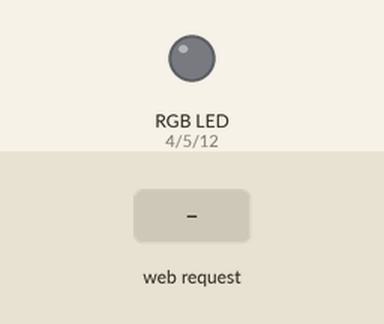
The sketch below on a simulated ESP8266 (NodeMCU). Shown: an RGB LED mixed from three pins (HIGH = lit). Dashed ring = blinking. The test bench sets the inputs (shaded band).

Above: at 1.4 s.
1.5 s: HTTP request GET /?s=120 received
At 1.9 s:
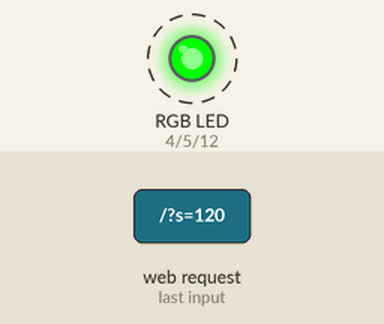
4.5 s: HTTP request GET /?d=1 received
At 4.7 s:
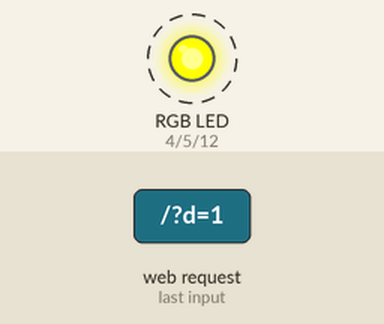
7.5 s: HTTP request GET /?f=120 received
10.5 s: HTTP request GET /?d=0 received
At 11.8 s:
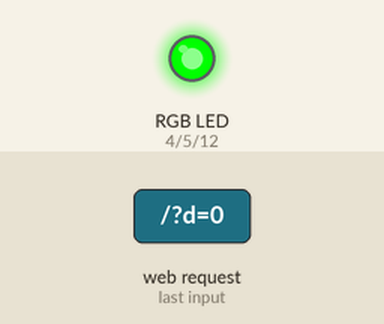
12.1 s: HTTP request GET /?s=120 received
15.1 s: HTTP request GET /?d=120 received
At 16.6 s:
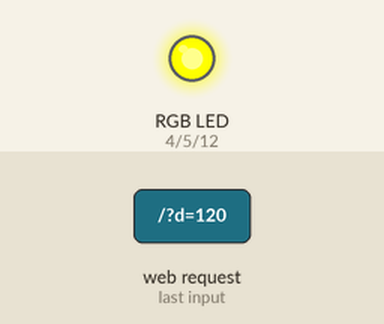
Timing chart, 0 to 17.7 s (numbered marks = the images above; inputs shaded):
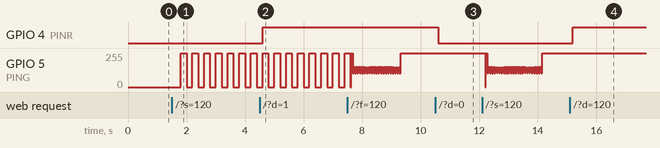

The sketch:

stepmotor.ino
```cpp
#include <ESP8266WiFi.h>
#include <FS.h>
#include <stdio.h>
#include <stdlib.h>
#include <limits.h>
#include <string>
extern "C" {
#include "user_interface.h"
}
#include <Ticker.h>
#include "WebInterface.h"

#define WEB_CHECK_PERIOD 200 //[ms]

//------------------
bool web = false;
Ticker WebTimer;
void DoWeb()
{
  web = true;
}
inline void SetupWeb()
{
  WebTimer.attach_ms(WEB_CHECK_PERIOD, DoWeb);
}
//------------------
bool refresh = false;
Ticker FPSTimer;
void DoFPS()
{
  refresh = true;
}
void SetupFPS()
{
  extern unsigned int Frequency;
  FPSTimer.attach_ms(1000 / Frequency, DoFPS);
}

//------------------

void setup()
{
  ESP.wdtDisable();
  ESP.wdtEnable(WDTO_4S);
  SetupBoard();
  setupWiFi();
  setupWebServer();
  SetupFPS();
  SetupWeb();
}

void loop()
{
  ESP.wdtFeed();

  if (web)
  {
    web = false;
    server.handleClient();
  }

  if (refresh)
  {
    refresh = false;
    HandleStepMotor();
  }
}
```

WebInterface.h
```cpp
#ifndef _WEBINTERFACE_H_
#define _WEBINTERFACE_H_

#include <ESP8266WiFi.h>
#include <WiFiClient.h>
#include <ESP8266WebServer.h>

extern ESP8266WebServer server;

void setupWiFi(void);
void setupWebServer(void);

#endif //_WEBINTERFACE_H_
```

WebInterface.ino
```cpp
#include "WebInterface.h"

const char* ssid = "Motor";

ESP8266WebServer server(80);

#include <FS.h>
#include <ESP8266HTTPUpdateServer.h>
ESP8266HTTPUpdateServer httpUpdater;

String page = "<html><body>" \
              "<p><a href=\"?d=0&f=200&s=200\"><button>FASTEST-LEFT</button></a></p>" \
              "<p><a href=\"?d=1&f=200&s=200\"><button>FASTEST-RIGHT</button></a></p>" \
              "<p><a href=\"?d=0&f=120&s=150\"><button>FASTER-LEFT</button></a></p>" \
              "<p><a href=\"?d=1&f=120&s=150\"><button>FASTER-RIGHT</button></a></p>" \
              "<p><a href=\"?d=0&f=60&s=100\"><button>FAST-LEFT</button></a></p>" \
              "<p><a href=\"?d=1&f=60&s=100\"><button>FAST-RIGHT</button></a></p>" \
              "<p><a href=\"?d=0&f=30&s=80\"><button>SLOW-LEFT</button></a></p>" \
              "<p><a href=\"?d=1&f=30&s=80\"><button>SLOW-RIGHT</button></a></p>" \
              "<p><a href=\"?d=0&f=10&s=50\"><button>SLOWER-LEFT</button></a></p>" \
              "<p><a href=\"?d=1&f=10&s=50\"><button>SLOWER-RIGHT</button></a></p>" \
              "<p><a href=\"?d=0&f=3&s=10\"><button>SLOWEST-LEFT</button></a></p>" \
              "<p><a href=\"?d=1&f=3&s=10\"><button>SLOWEST-RIGHT</button></a></p>" \
              "</body></html>";

void setupWiFi(void)
{
  WiFi.mode(WIFI_AP);
  WiFi.softAP(ssid);
}

void setupWebServer(void)
{
  server.on("/", []()
  {
    String DIR = server.arg("d");
    String FREQ = server.arg("f");
    String STEPS = server.arg("s");

    if(DIR.length() > 0)
    {
      SetDirection(DIR.toInt() > 0 ? 1 : 0);
    }

    if(FREQ.length() > 0)
    {
      SetFrequency(FREQ.toInt());
    }

    if(STEPS.length() > 0)
    {
      SetSteps(STEPS.toInt());
    }

    server.send(200, "text/html", page);
  });

  server.on("/reset", []()
  {
    server.send(200, "text/plain", "OK");
    delay(500);
    ESP.restart();
  });

  httpUpdater.setup(&server);
  server.begin();
}
```

motor.ino
```cpp
#define PINR 4 // DIR
#define PING 5 // STEP
#define PINB 12

#define DIR_LEFT 0
#define DIR_RIGHT 1

unsigned int StepsToGo = 0;
unsigned int Direction = DIR_LEFT;
unsigned int Frequency = 5;

void SetupBoard()
{
  pinMode(PINR, OUTPUT);
  digitalWrite(PINR,0);

  pinMode(PING, OUTPUT);
  digitalWrite(PING,0);

  pinMode(PINB, OUTPUT);
  digitalWrite(PINB,0);
}

void SetFrequency(int f)
{
  Frequency = f;
  SetupFPS();
}

void SetDirection(int d)
{
  Direction = d;
  digitalWrite(PINR,d);
}

void SetSteps(int s)
{
  StepsToGo = s;
}

void HandleStepMotor()
{
  static bool pin = false;

  if(StepsToGo > 0)
  {
    if(pin)
    {
      StepsToGo--;
    }
    digitalWrite(PING,(pin==true)?1:0); // mosfet invert
    pin = !pin;
  }
}
```

Measured:
- after the input at 1.5 s, GPIO 5 (PING): alternates 255/255 for 0.20 s and 0/255 for 0.20 s, starting after 0.30 s
- after the input at 4.5 s, GPIO 4 (PINR): LOW → HIGH after 0.10 s
- after the input at 10.5 s, GPIO 4 (PINR): HIGH → LOW after 0.10 s
- after the input at 15.1 s, GPIO 4 (PINR): LOW → HIGH after 0.10 s
